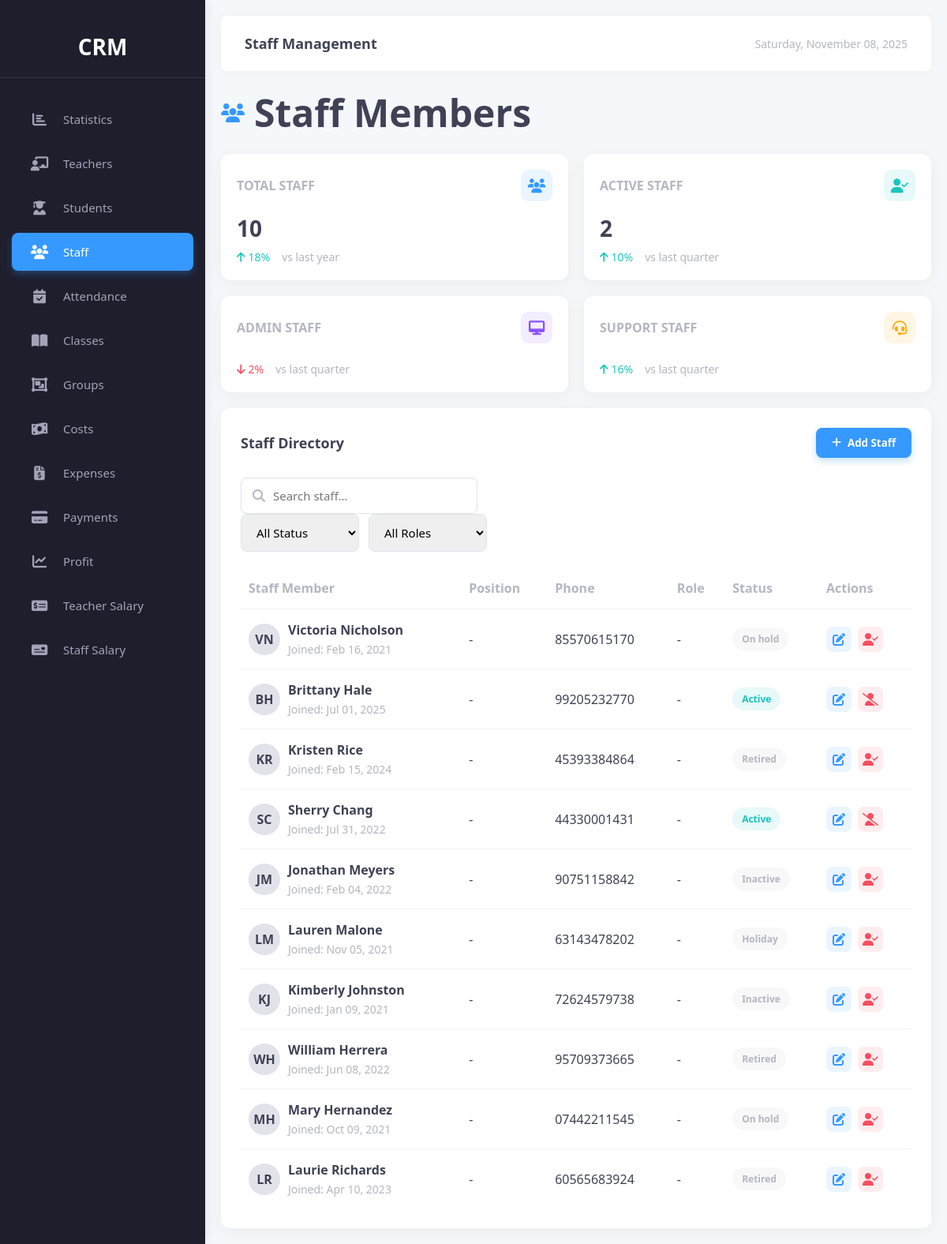
Page /staff/ on the committed database.
### staff/models.py (models this page shows, shortened)
class Staff(models.Model):
    STATUS_CHOICES = [
        (1, "Active"),
        (2, "Inactive"),
        (3, "Holiday"),
        (4, "Fired"),
        (5, "Retired"),
        (6, "On hold")
    ]
    first_name = models.CharField(max_length=100)
    last_name = models.CharField(max_length=100)
    middle_name = models.CharField(max_length=100)
    born_date = models.DateField()
    salary = models.DecimalField(max_digits=10, decimal_places=2)
    phone_number = models.CharField(max_length=11)
    join_date = models.DateField()
    status = models.SmallIntegerField(choices=STATUS_CHOICES)

### views/staff/views.py (the view)
# urls.py: path('', views.staff_list, name='staff_list'),
def staff_list(request):
    search_query = request.GET.get('search', '')
    status_filter = request.GET.get('status', 'all')
    role_filter = request.GET.get('role', 'all')
    staff = Staff.objects.all()
    if search_query:
        staff = staff.filter(
            Q(first_name__icontains=search_query) |
            Q(last_name__icontains=search_query) |
            Q(phone_number__icontains=search_query)
        )
    if status_filter != 'all':
        staff = staff.filter(status=status_filter)
    if role_filter != 'all':
        staff = staff.filter(role=role_filter)
    total_staff = Staff.objects.count()
    active_staff = Staff.objects.filter(status=1).count()
    context = {
        'staff': staff,
        'current_date': timezone.now().strftime("%A, %B %d, %Y"),
        'search_query': search_query,
        'status_filter': status_filter,
        'role_filter': role_filter,
        'total_staff': total_staff,
        'active_staff': active_staff,
    }
    return render(request, 'staff.html', context)

### templates/staff.html (shortened to what this page needs)
<!DOCTYPE html>
<html lang="en">
<head>
    <link rel="stylesheet" href="https://cdnjs.cloudflare.com/ajax/libs/font-awesome/6.4.0/css/all.min.css">
</head>
<body>
    <div class="sidebar">
        <div class="logo">
            <span>CRM</span>
        </div>
        <div class="nav-links">
            <a href="{% url 'statistic' %}" class="nav-item">
                <i class="fas fa-chart-bar"></i>
                <span class="nav-text">Statistics</span>
            </a>
            <a href="{% url 'teacher' %}" class="nav-item">
                <i class="fas fa-chalkboard-teacher"></i>
                <span class="nav-text">Teachers</span>
            </a>
            <a href="{% url 'students_list' %}" class="nav-item">
                <i class="fas fa-user-graduate"></i>
                <span class="nav-text">Students</span>
            </a>
            <a href="{% url 'staff_list' %}" class="nav-item active">
                <i class="fas fa-users"></i>
                <span class="nav-text">Staff</span>
            </a>
            <a href="{% url 'attendance' %}" class="nav-item">
                <i class="fas fa-calendar-check"></i>
                <span class="nav-text">Attendance</span>
            </a>
            <a href="{% url 'classes' %}" class="nav-item">
                <i class="fas fa-book-open"></i>
                <span class="nav-text">Classes</span>
            </a>
            <a href="{% url 'group_management' %}" class="nav-item">
                <i class="fas fa-object-group"></i>
                <span class="nav-text">Groups</span>
            </a>
            <a href="{% url 'costs_management' %}" class="nav-item">
                <i class="fas fa-money-bill-wave"></i>
                <span class="nav-text">Costs</span>
            </a>
            <a href="{% url 'expense_management' %}" class="nav-item">
                <i class="fas fa-file-invoice-dollar"></i>
                <span class="nav-text">Expenses</span>
            </a>
            <a href="{% url 'payment_management' %}" class="nav-item">
                <i class="fas fa-credit-card"></i>
                <span class="nav-text">Payments</span>
            </a>
            <a href="{% url 'profit_analysis' %}" class="nav-item">
                <i class="fas fa-chart-line"></i>
                <span class="nav-text">Profit</span>
            </a>
            <a href="{% url 'teacher_salary' %}" class="nav-item">
                <i class="fas fa-money-check-alt"></i>
                <span class="nav-text">Teacher Salary</span>
            </a>
            <a href="{% url 'staff_salary' %}" class="nav-item">
                <i class="fas fa-money-check"></i>
                <span class="nav-text">Staff Salary</span>
            </a>
        </div>
    </div>
    <div class="main-content">
        <div class="content-header">
            <div class="welcome-text">Staff Management</div>
            <div class="date-display">{{ current_date }}</div>
        </div>
        <div class="page-title">
            <i class="fas fa-users"></i>
            <h1>Staff Members</h1>
        </div>
        <div class="stats-container">
            <div class="stat-card">
                <div class="stat-header">
                    <div class="stat-title">TOTAL STAFF</div>
                    <div class="stat-icon primary">
                        <i class="fas fa-users"></i>
                    </div>
                </div>
                <div class="stat-value">{{ total_staff }}</div>
                <div class="stat-meta">
                    <div class="trend up">
                        <i class="fas fa-arrow-up"></i>
                        <span>18%</span>
                    </div>
                    <span>vs last year</span>
                </div>
            </div>
            <div class="stat-card">
                <div class="stat-header">
                    <div class="stat-title">ACTIVE STAFF</div>
                    <div class="stat-icon success">
                        <i class="fas fa-user-check"></i>
                    </div>
                </div>
                <div class="stat-value">{{ active_staff }}</div>
                <div class="stat-meta">
                    <div class="trend up">
                        <i class="fas fa-arrow-up"></i>
                        <span>10%</span>
                    </div>
                    <span>vs last quarter</span>
                </div>
            </div>
            <div class="stat-card">
                <div class="stat-header">
                    <div class="stat-title">ADMIN STAFF</div>
                    <div class="stat-icon secondary">
                        <i class="fas fa-desktop"></i>
                    </div>
                </div>
                <div class="stat-meta">
                    <div class="trend down">
                        <i class="fas fa-arrow-down"></i>
                        <span>2%</span>
                    </div>
                    <span>vs last quarter</span>
                </div>
            </div>
            <div class="stat-card">
                <div class="stat-header">
                    <div class="stat-title">SUPPORT STAFF</div>
                    <div class="stat-icon warning">
                        <i class="fas fa-headset"></i>
                    </div>
                </div>
                <div class="stat-meta">
                    <div class="trend up">
                        <i class="fas fa-arrow-up"></i>
                        <span>16%</span>
                    </div>
                    <span>vs last quarter</span>
                </div>
            </div>
        </div>
        <div class="staff-container">
            <div class="card">
                <div class="card-header">
                    <div class="card-title">Staff Directory</div>
                    <button class="btn btn-primary" id="addStaffBtn">
                        <i class="fas fa-plus"></i> Add Staff
                    </button>
                </div>
                <div class="table-controls">
                    <form method="GET" action="{% url 'staff_list' %}" id="filterForm">
                        <div class="search-box">
                            <i class="fas fa-search"></i>
                            <input type="text" name="search" value="{{ search_query }}" placeholder="Search staff...">
                        </div>
                        <div class="filter-controls">
                            <select class="filter-select" name="status">
                                <option value="all" {% if status_filter == 'all' %}selected{% endif %}>All Status</option>
                            </select>
                            <select class="filter-select" name="role">
                                <option value="all" {% if role_filter == 'all' %}selected{% endif %}>All Roles</option>
                            </select>
                        </div>
                    </form>
                </div>
                <div class="table-responsive">
                    <table>
                        <thead>
                            <tr>
                                <th>Staff Member</th>
                                <th>Position</th>
                                <th>Phone</th>
                                <th>Role</th>
                                <th>Status</th>
                                <th>Actions</th>
                            </tr>
                        </thead>
                        <tbody id="staffTable">
                            {% for staff_member in staff %}
                            <tr>
                                <td>
                                    <div class="staff-info">
                                        <div class="avatar">
                                            {{ staff_member.first_name|first }}{{ staff_member.last_name|first }}
                                        </div>
                                        <div>
                                            <div class="staff-name">{{ staff_member.first_name }} {{ staff_member.last_name }}</div>
                                            <div class="staff-position">Joined: {{ staff_member.join_date|date:"M d, Y" }}</div>
                                        </div>
                                    </div>
                                </td>
                                <td>{{ staff_member.position|default:"-" }}</td>
                                <td>{{ staff_member.phone_number }}</td>
                                <td>{{ staff_member.get_role_display|default:"-" }}</td>
                                <td>
                                    <span class="status {% if staff_member.status == 1 %}active{% else %}inactive{% endif %}">
                                        {{ staff_member.get_status_display }}
                                    </span>
                                </td>
                                <td>
                                    <div class="action-buttons">
                                        <div class="action-btn edit-btn" data-id="{{ staff_member.id }}">
                                            <i class="fas fa-edit"></i>
                                        </div>
                                        <div class="action-btn delete-btn" data-id="{{ staff_member.id }}">
                                            <i class="fas {% if staff_member.status == 1 %}fa-user-slash{% else %}fa-user-check{% endif %}"></i>
                                        </div>
                                    </div>
                                </td>
                            </tr>
                            {% empty %}
                            <tr>
                                <td colspan="6" style="text-align: center;">No staff members found</td>
                            </tr>
                            {% endfor %}
                        </tbody>
                    </table>
                </div>
            </div>
        </div>
    </div>
</body>
</html>

### rows in the picture
Staff: first_name|first "V", last_name|first "N", first_name "Victoria", last_name "Nicholson", join_date "Feb 16, 2021", position "-", phone_number "85570615170", role "-", status "On hold"
Staff: first_name|first "B", last_name|first "H", first_name "Brittany", last_name "Hale", join_date "Jul 01, 2025", position "-", phone_number "99205232770", role "-", status "Active"
Staff: first_name|first "K", last_name|first "R", first_name "Kristen", last_name "Rice", join_date "Feb 15, 2024", position "-", phone_number "45393384864", role "-", status "Retired"
Staff: first_name|first "S", last_name|first "C", first_name "Sherry", last_name "Chang", join_date "Jul 31, 2022", position "-", phone_number "44330001431", role "-", status "Active"
Staff: first_name|first "J", last_name|first "M", first_name "Jonathan", last_name "Meyers", join_date "Feb 04, 2022", position "-", phone_number "90751158842", role "-", status "Inactive"
Staff: first_name|first "L", last_name|first "M", first_name "Lauren", last_name "Malone", join_date "Nov 05, 2021", position "-", phone_number "63143478202", role "-", status "Holiday"
Staff: first_name|first "K", last_name|first "J", first_name "Kimberly", last_name "Johnston", join_date "Jan 09, 2021", position "-", phone_number "72624579738", role "-", status "Inactive"
Staff: first_name|first "W", last_name|first "H", first_name "William", last_name "Herrera", join_date "Jun 08, 2022", position "-", phone_number "95709373665", role "-", status "Retired"
Staff: first_name|first "M", last_name|first "H", first_name "Mary", last_name "Hernandez", join_date "Oct 09, 2021", position "-", phone_number "07442211545", role "-", status "On hold"
Staff: first_name|first "L", last_name|first "R", first_name "Laurie", last_name "Richards", join_date "Apr 10, 2023", position "-", phone_number "60565683924", role "-", status "Retired"

### other values in the picture
{{ total_staff }} "10"
{{ active_staff }} "2"
